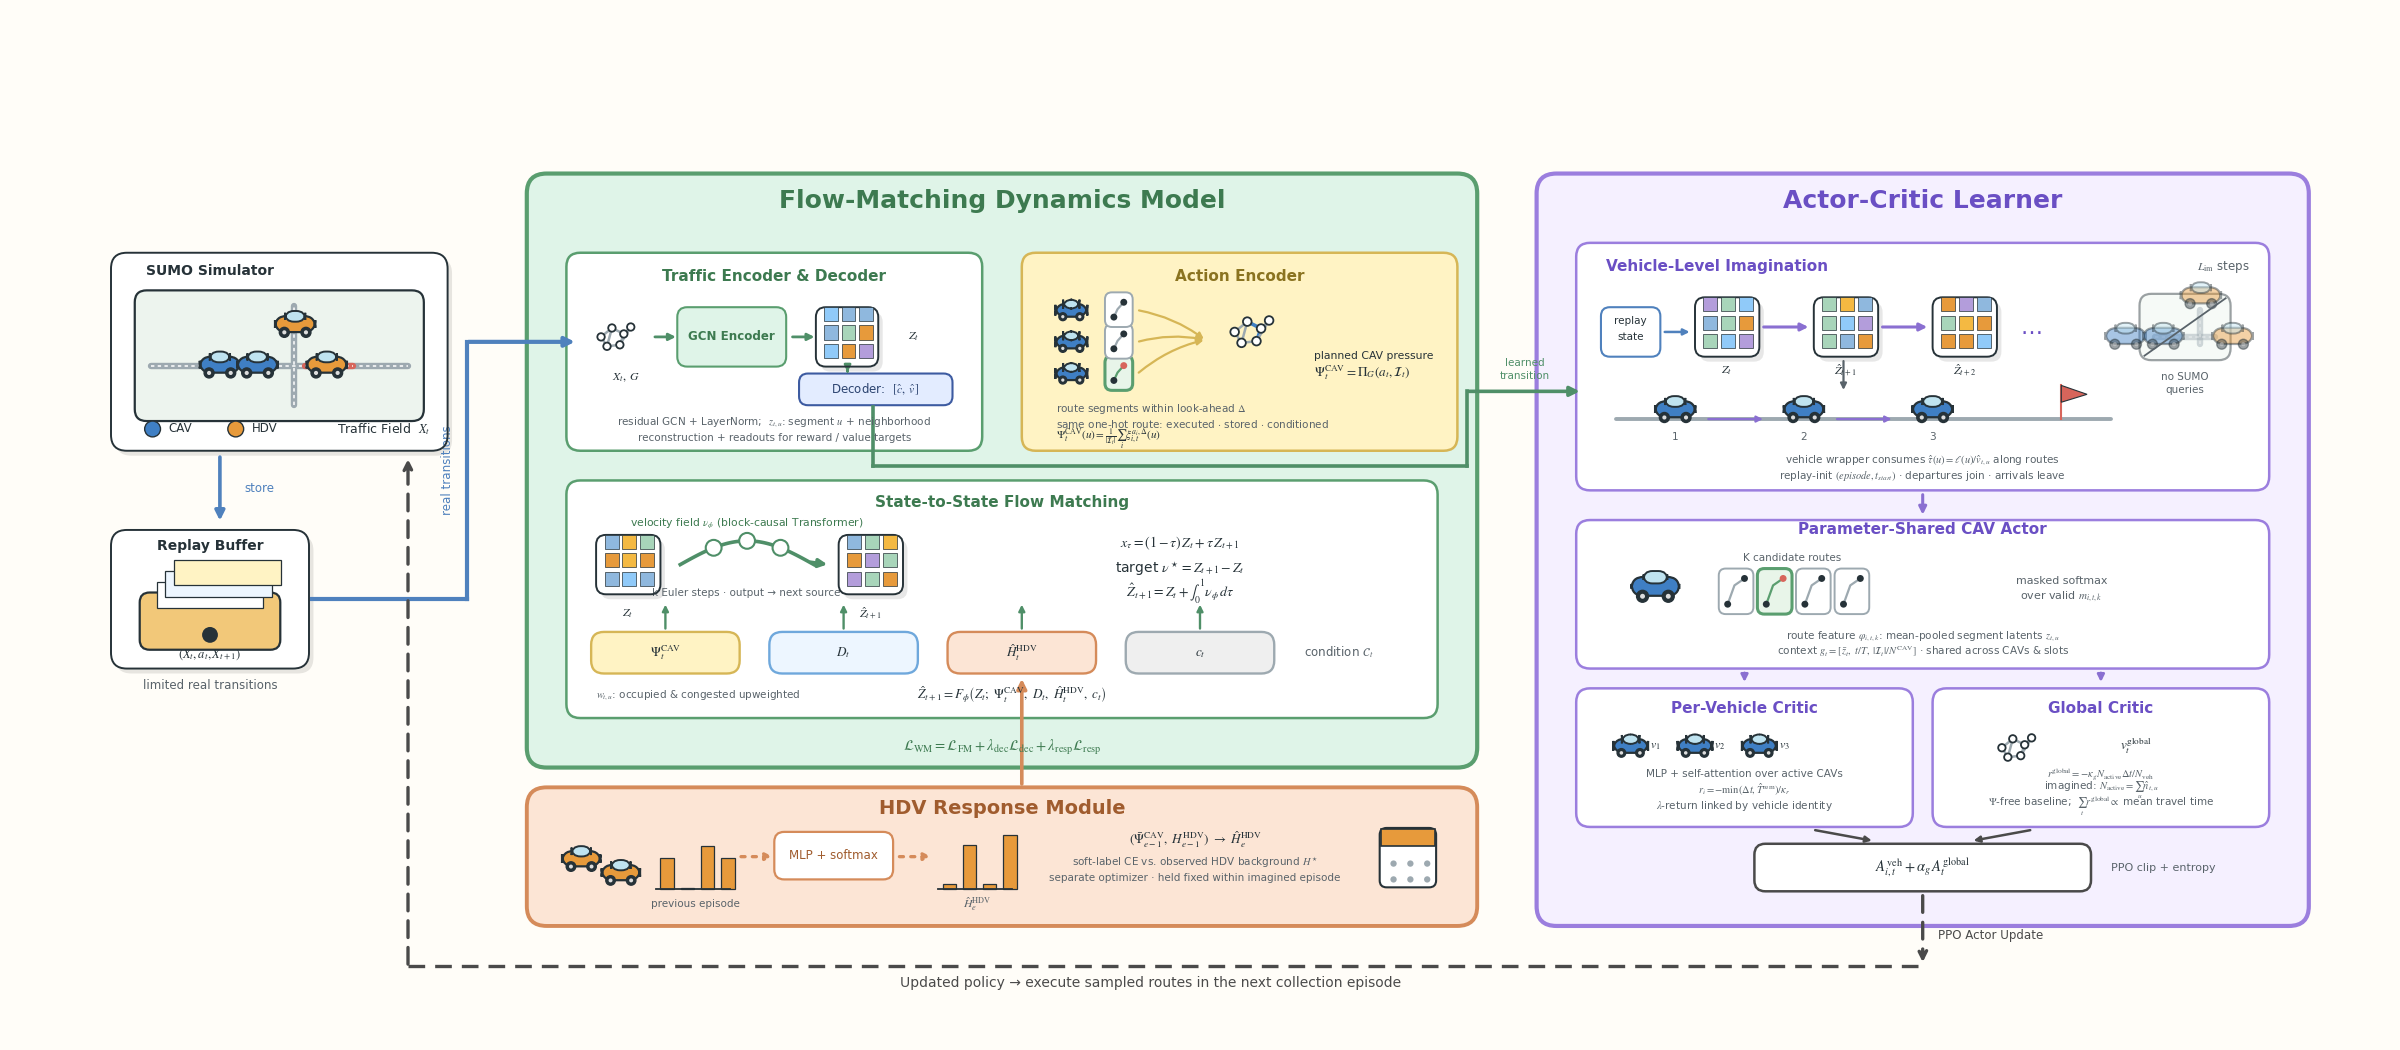

The Python source for this figure:
"""UrbanDreamer main framework figure — v5.

Same Method-aligned skeleton as v4, with per-module detail added:
- encoder: residual GCN + LayerNorm, neighborhood latents, decoder readouts
- action encoder: look-ahead window, action alignment note, pressure formula
- flow matching: target velocity, Euler integration, segment weights, C_t chips
- HDV module: soft-label CE, separate optimizer, fixed within episode
- imagination: replay init, travel-time readout, wrapper semantics
- actor: mean-pooled route features, context g_t, masking, sharing
- critics: reward definitions, lambda returns, global reward equivalence
- overall WM objective L_WM at the bottom of the dynamics module
"""
import matplotlib
matplotlib.use("Agg")
import matplotlib.pyplot as plt
from matplotlib.patches import FancyBboxPatch, Circle, Rectangle, FancyArrowPatch, Arc
import numpy as np

BG       = "#FFFDF8"
INK      = "#263238"
SUB      = "#59636A"
P2_BG, P2_BD = "#F5F0FF", "#9B7EDE"
ACT_BG, ACT_BD = "#FFF3C4", "#D6B656"
WM_BG,  WM_BD  = "#DFF4E8", "#5A9E6F"
HDV_BG, HDV_BD = "#FCE5D5", "#D58B5A"
CAV_C, HDV_C   = "#3F7FC4", "#E79A3B"
CONG,  ROAD    = "#D7655B", "#9DA9B0"
AR_REAL, AR_WM, AR_IM, AR_HDV, AR_UPD = "#4F81BD", "#4F8F68", "#8A6FD1", "#D58B5A", "#4A4A4A"

plt.rcParams["path.sketch"] = None
plt.rcParams["font.family"] = "DejaVu Sans"
plt.rcParams["mathtext.fontset"] = "stix"

fig, ax = plt.subplots(figsize=(24, 10.5), dpi=100)
fig.patch.set_facecolor(BG)
ax.set_facecolor(BG)
ax.set_xlim(0, 240); ax.set_ylim(0, 105)
ax.axis("off")

MODBIG, MOD, SUBT, LABEL, ANNOT, MICRO, MATH = 18, 14, 11, 10, 8.5, 7.5, 11

def text(x, y, s, size=LABEL, bold=False, color=INK, ha="center", va="center",
         z=8, rot=0):
    ax.text(x, y, s, fontsize=size, color=color, ha=ha, va=va, zorder=z,
            fontweight="bold" if bold else "normal", rotation=rot,
            linespacing=1.3)

def rbox(x, y, w, h, fc, ec, dashed=False, lw=2.6, z=2, rs=2.0, dash=(5, 3.6)):
    b = FancyBboxPatch((x, y), w, h,
                       boxstyle=f"round,pad=0,rounding_size={rs}",
                       fc=fc, ec=ec, lw=lw, zorder=z,
                       linestyle=(0, dash) if dashed else "solid")
    ax.add_patch(b)
    return b

def sticker_bg(x, y, w, h, z=4, rs=1.6):
    rbox(x+0.45, y-0.5, w, h, "#00000018", "none", z=z-1, rs=rs)
    rbox(x, y, w, h, "#FFFFFF", "none", z=z, rs=rs)
    rbox(x, y, w, h, "none", INK, lw=1.4, z=z+6, rs=rs)

def arrow(p1, p2, color=AR_WM, dashed=False, dotted=False, lw=2.4, rad=0.0,
          z=6, ms=14):
    ls = (0, (1.2, 2.2)) if dotted else ((0, (5, 3)) if dashed else "solid")
    a = FancyArrowPatch(p1, p2, arrowstyle="-|>", mutation_scale=ms,
                        color=color, lw=lw, zorder=z, linestyle=ls,
                        connectionstyle=f"arc3,rad={rad}", shrinkA=1, shrinkB=1)
    ax.add_patch(a)
    return a

def seg(p1, p2, color=AR_WM, dashed=False, lw=2.4, z=6):
    ax.plot([p1[0], p2[0]], [p1[1], p2[1]], color=color, lw=lw, zorder=z,
            linestyle=(0, (5, 3)) if dashed else "solid")

# ---------------- stickers ----------------
def car(x, y, s=1.0, color=CAV_C, z=6, faded=False):
    al = 0.45 if faded else 1.0
    kw = dict(zorder=z, alpha=al)
    ax.add_patch(FancyBboxPatch((x-4.6*s, y-1.7*s), 9.2*s, 3.4*s,
                 boxstyle="round,pad=0.1,rounding_size=1.2",
                 fc=color, ec=INK, lw=1.6, **kw))
    ax.add_patch(FancyBboxPatch((x-2.2*s, y+0.8*s), 4.4*s, 2.1*s,
                 boxstyle="round,pad=0.1,rounding_size=0.9",
                 fc="#BFE3F0", ec=INK, lw=1.4, **kw))
    for dx in (-2.6, 2.6):
        ax.add_patch(Circle((x+dx*s, y-2.0*s), 1.2*s, fc=INK, ec=INK, **kw))
        ax.add_patch(Circle((x+dx*s, y-2.0*s), 0.5*s, fc="#DDDDDD", **kw))

def route_card(x, y, w=3.4, h=4.4, selected=False, z=6):
    fc = "#E8F5E9" if selected else "#FFFFFF"
    ec = "#5A9E6F" if selected else "#9DA9B0"
    ax.add_patch(FancyBboxPatch((x, y), w, h, boxstyle="round,pad=0.1,rounding_size=0.7",
                 fc=fc, ec=ec, lw=2.2 if selected else 1.4, zorder=z))
    ax.plot([x+0.8, x+w*0.45, x+w-0.8], [y+0.9, y+h-1.6, y+h-0.9],
            color=ec, lw=1.6, zorder=z+1)
    ax.add_patch(Circle((x+0.8, y+0.9), 0.35, fc=INK, zorder=z+2))
    ax.add_patch(Circle((x+w-0.8, y+h-0.9), 0.35, fc=CONG if selected else INK, zorder=z+2))

def mini_graph(x, y, s=1.0, hl_edges=(), z=6, messages=False):
    pts = np.array([(0,0),(2.2,1.8),(4.6,0.6),(1.2,-1.9),(3.8,-1.6),(6.0,2.0)],
                   float) * s + (x, y)
    edges = [(0,1),(1,2),(0,3),(3,4),(2,4),(1,3),(2,5),(4,5)]
    for i, (a, b) in enumerate(edges):
        c = CAV_C if i in hl_edges else ROAD
        ax.plot([pts[a][0], pts[b][0]], [pts[a][1], pts[b][1]],
                color=c, lw=2.6 if i in hl_edges else 1.8, zorder=z)
    for px, py in pts:
        ax.add_patch(Circle((px, py), 0.75*s, fc="#FFFFFF", ec=INK, lw=1.3, zorder=z+2))
    if messages:
        for (a, b) in ((0,1),(3,1),(4,2)):
            mx, my = (pts[a]+pts[b])/2
            ax.add_patch(Circle((mx, my), 0.42*s, fc=WM_BD, ec="none", zorder=z+3))

def latent_card(x, y, w=6.5, h=6.0, z=6, seed=0):
    sticker_bg(x, y, w, h, z=z, rs=1.0)
    rng = np.random.RandomState(seed)
    cols = ["#8FB8DE", "#A8D5BA", "#F4B942", "#E79A3B", "#B39DDB", "#90CAF9"]
    gw, gh = w/4.6, h/4.2
    for i in range(3):
        for j in range(3):
            ax.add_patch(Rectangle((x+0.85+j*(gw+0.4), y+0.85+i*(gh+0.45)), gw, gh,
                         fc=cols[rng.randint(len(cols))], ec=INK, lw=0.5, zorder=z+7))

def file_tray(x, y, w=15, h=10, z=6):
    ax.add_patch(FancyBboxPatch((x-w/2, y-h/2), w, h*0.62,
                 boxstyle="round,pad=0.1,rounding_size=1.0",
                 fc="#F2C879", ec=INK, lw=1.6, zorder=z))
    for i, c in enumerate(("#FFFFFF", "#EDF6FF", "#FFF3C4")):
        ax.add_patch(Rectangle((x-w/2+1.6+i*0.9, y-0.4+i*1.15), w-3.2, 2.6,
                     fc=c, ec=INK, lw=0.9, zorder=z+1+i))
    ax.add_patch(Circle((x, y-h/2+1.4), 0.8, fc=INK, zorder=z+4))

def calendar(x, y, w=6, h=6, z=6):
    ax.add_patch(FancyBboxPatch((x-w/2, y-h/2), w, h,
                 boxstyle="round,pad=0.1,rounding_size=0.7",
                 fc="#FFFFFF", ec=INK, lw=1.5, zorder=z))
    ax.add_patch(Rectangle((x-w/2, y+h/2-1.7), w, 1.7, fc=HDV_C, ec=INK, lw=1.2, zorder=z+1))
    for i in range(2):
        for j in range(3):
            ax.add_patch(Circle((x-w/2+1.3+j*1.7, y-0.6-i*1.6), 0.32, fc=ROAD, zorder=z+2))

def bar_dist(x, y, w=9, h=5, color=HDV_C, z=6, seed=1):
    rng = np.random.RandomState(seed)
    hs = rng.dirichlet(np.ones(4)) * h * 2.6
    bw = w/5.2
    for i, hh in enumerate(hs):
        ax.add_patch(Rectangle((x+i*(bw+0.7), y), bw, hh, fc=color, ec=INK, lw=0.9, zorder=z))
    ax.plot([x-0.5, x+w], [y, y], color=INK, lw=1.3, zorder=z)

def road(x1, y1, x2, y2, color=ROAD, z=5, al=1.0):
    ax.plot([x1, x2], [y1, y2], color=color, lw=4.6, zorder=z,
            solid_capstyle="round", alpha=al)
    ax.plot([x1, x2], [y1, y2], color="#FFFFFF", lw=1.1, zorder=z+1,
            linestyle=(0, (2.2, 2.2)), alpha=al)

def city_map(x, y, w=20, h=13, z=6, faded=False, cong=True):
    al = 0.45 if faded else 1.0
    ax.add_patch(FancyBboxPatch((x-w/2, y-h/2), w, h,
                 boxstyle="round,pad=0.1,rounding_size=1.2",
                 fc="#EDF4EE", ec=INK, lw=1.6, zorder=z, alpha=al))
    road(x-w/2+1.5, y-1.0, x+w/2-1.5, y-1.0, z=z+1, al=al)
    road(x+1.5, y-h/2+1.5, x+1.5, y+h/2-1.5, z=z+1, al=al)
    if cong:
        road(x+2.6, y-1.0, x+7.4, y-1.0, color=CONG, z=z+2, al=al)
    car(x-6.0, y-0.9, s=0.42, color=CAV_C, z=z+3, faded=faded)
    car(x-2.2, y-0.9, s=0.42, color=CAV_C, z=z+3, faded=faded)
    car(x+4.8, y-0.9, s=0.42, color=HDV_C, z=z+3, faded=faded)
    car(x+1.6, y+3.2, s=0.42, color=HDV_C, z=z+3, faded=faded)

# =====================================================================
# LEFT — SUMO environment & replay
# =====================================================================
sticker_bg(10, 60, 34, 20, z=4)
city_map(27, 69.6, w=29, h=13, z=5)
text(13.5, 78.2, "SUMO Simulator", size=LABEL, bold=True, ha="left")
ax.add_patch(Circle((14.2, 62.2), 0.8, fc=CAV_C, ec=INK, lw=1.0, zorder=8))
text(15.8, 62.2, "CAV", size=ANNOT, ha="left")
ax.add_patch(Circle((22.6, 62.2), 0.8, fc=HDV_C, ec=INK, lw=1.0, zorder=8))
text(24.2, 62.2, "HDV", size=ANNOT, ha="left")
text(42.3, 62.2, r"Traffic Field  $X_t$", size=ANNOT+0.5, ha="right")

sticker_bg(10, 38, 20, 14, z=4)
file_tray(20, 44.5, w=14, h=9, z=6)
text(20, 50.4, "Replay Buffer", size=LABEL, bold=True)
text(20, 39.4, r"$(X_t, a_t, X_{t+1})$", size=ANNOT+0.5)
text(20, 36.3, "limited real transitions", size=ANNOT, color=SUB)

arrow((21, 59.5), (21, 52.8), color=AR_REAL, lw=2.6)
text(23.5, 56.2, "store", size=ANNOT, ha="left", color=AR_REAL)

# =====================================================================
# CENTER — Flow-Matching Dynamics Model (x 52..148, y 28..88)
# =====================================================================
rbox(52, 28, 96, 60, WM_BG, WM_BD, lw=3.0)
text(100, 85.2, "Flow-Matching Dynamics Model", size=MODBIG, bold=True, color="#3d7a50")

# ---- sub-block 1: Traffic Encoder & Decoder (x 56..98, y 60..80) ----
rbox(56, 60, 42, 20, "#FFFFFF", WM_BD, lw=1.8, z=3, rs=1.4)
text(77, 77.6, "Traffic Encoder & Decoder", size=SUBT, bold=True, color="#3d7a50")
mini_graph(59.5, 71.5, s=0.5, z=6)
text(62, 67.4, r"$X_t,\ G$", size=ANNOT)
arrow((64.8, 71.5), (67.2, 71.5), lw=2.0, ms=10)
rbox(67.2, 68.5, 11, 6, WM_BG, WM_BD, lw=1.5, z=5, rs=1.0)
text(72.7, 71.5, "GCN Encoder", size=ANNOT, bold=True, color="#3d7a50")
arrow((78.7, 71.5), (81.2, 71.5), lw=2.0, ms=10)
latent_card(81.2, 68.5, w=6.3, h=6.0, z=6, seed=1)
text(90.5, 71.5, r"$Z_t$", size=ANNOT, ha="left")
arrow((84.4, 68.2), (84.4, 67.8), lw=2.0, ms=9)
rbox(79.5, 64.6, 15.5, 3.2, "#E3ECFF", "#3D5BA1", lw=1.5, z=5, rs=0.9)
text(87.2, 66.2, r"Decoder:  $[\hat{c},\ \hat{v}]$", size=ANNOT, color="#2c4470")
text(77, 62.9, r"residual GCN + LayerNorm;  $z_{t,u}$: segment $u$ + neighborhood",
     size=MICRO, color=SUB)
text(77, 61.3, r"reconstruction + readouts for reward / value targets",
     size=MICRO, color=SUB)

# ---- sub-block 2: Action Encoder (x 102..146, y 60..80) ----
rbox(102, 60, 44, 20, ACT_BG, ACT_BD, lw=1.8, z=3, rs=1.4)
text(124, 77.6, "Action Encoder", size=SUBT, bold=True, color="#8a7320")
for k in range(3):
    yy = 67.8 + k*3.2
    car(107, yy, s=0.33, color=CAV_C, z=6)
    route_card(110.5, yy-1.6, w=2.6, h=3.3, selected=(k == 0), z=6)
    arrow((113.7, yy), (120.5, 71.2), color=ACT_BD, lw=1.6, rad=-0.12, ms=9)
mini_graph(123.5, 72.0, s=0.58, hl_edges=(1, 4), z=6)
text(131.5, 69.6, r"planned CAV pressure", size=MICRO+0.3, color=INK, ha="left")
text(131.5, 67.9, r"$\Psi_t^{\mathrm{CAV}} = \Pi_G(a_t, \mathcal{I}_t)$",
     size=MATH-1.5, ha="left")
text(105.5, 64.2, r"route segments within look-ahead $\Delta$",
     size=MICRO, color=SUB, ha="left")
text(105.5, 62.7, r"same one-hot route: executed $\cdot$ stored $\cdot$ conditioned",
     size=MICRO, color=SUB, ha="left")
text(105.5, 61.2, r"$\Psi_t^{\mathrm{CAV}}(u) = \frac{1}{|\mathcal{I}_t|}"
                  r"\sum_i \xi_{i,t}^{a_i,\Delta}(u)$",
     size=MICRO+0.5, color=INK, ha="left")

# ---- sub-block 3: State-to-State Flow Matching (x 56..146, y 33..57) ----
rbox(56, 33, 88, 24, "#FFFFFF", WM_BD, lw=1.8, z=3, rs=1.4)
text(100, 54.8, "State-to-State Flow Matching", size=SUBT, bold=True, color="#3d7a50")
latent_card(59, 45.5, w=6.5, h=6.0, z=6, seed=2)
text(62.2, 43.6, r"$Z_t$", size=ANNOT)
fx = np.linspace(67.5, 81, 60)
fy = 48.5 + 2.4*np.sin((fx-67.5)/13.5*np.pi)
ax.plot(fx, fy, color=AR_WM, lw=2.6, zorder=6)
arrow((fx[-3], fy[-3]), (82.5, 48.5), color=AR_WM, lw=2.6, ms=12)
for f in (0.25, 0.5, 0.75):
    xx = 67.5 + 13.5*f
    yy = 48.5 + 2.4*np.sin(f*np.pi)
    ax.add_patch(Circle((xx, yy), 0.8, fc="#FFFFFF", ec=AR_WM, lw=1.5, zorder=7))
text(74.2, 52.6, r"velocity field $\nu_\phi$ (block-causal Transformer)",
     size=MICRO+0.3, color="#3d7a50")
text(74.2, 45.6, "k Euler steps · output → next source", size=MICRO, color=SUB)
latent_card(83.5, 45.5, w=6.5, h=6.0, z=6, seed=7)
text(86.7, 43.6, r"$\hat{Z}_{t+1}$", size=ANNOT)
text(118, 50.6, r"$x_\tau = (1-\tau)\,Z_t + \tau\,Z_{t+1}$", size=MATH-1)
text(118, 48.2, r"target $\nu^\star = Z_{t+1} - Z_t$", size=MATH-1)
text(118, 45.8, r"$\hat{Z}_{t+1} = Z_t + \int_0^1 \nu_\phi\, d\tau$", size=MATH-1)

# condition chips
chips = [(66, r"$\Psi_t^{\mathrm{CAV}}$", ACT_BG, ACT_BD),
         (84, r"$D_t$", "#EDF6FF", "#6FA8DC"),
         (102, r"$\hat{H}_t^{\mathrm{HDV}}$", HDV_BG, HDV_BD),
         (120, r"$c_t$", "#EFEFEF", ROAD)]
for cx, lab, fc, ec in chips:
    rbox(cx-7.5, 37.5, 15, 4.2, fc, ec, lw=1.7, z=5, rs=1.3)
    text(cx, 39.6, lab, size=ANNOT+1)
    arrow((cx, 41.9), (cx, 44.6), color=AR_WM, lw=1.7, ms=9)
text(130.5, 39.6, r"condition $\mathcal{C}_t$", size=ANNOT, color=SUB, ha="left")
text(59, 35.3, r"$w_{t,u}$: occupied & congested upweighted",
     size=MICRO, color=SUB, ha="left")
text(101, 35.3, r"$\hat{Z}_{t+1} = F_\phi\left(Z_t;\ \Psi_t^{\mathrm{CAV}},\ D_t,\ "
                r"\hat{H}_t^{\mathrm{HDV}},\ c_t\right)$", size=MATH-1.5)

# overall WM objective
text(100, 30.0, r"$\mathcal{L}_{\mathrm{WM}} = \mathcal{L}_{\mathrm{FM}}"
                r" + \lambda_{\mathrm{dec}}\mathcal{L}_{\mathrm{dec}}"
                r" + \lambda_{\mathrm{resp}}\mathcal{L}_{\mathrm{resp}}$",
     size=MATH-0.5, color="#3d7a50")

# =====================================================================
# BELOW CENTER — HDV Response Module (x 52..148, y 12..26)
# =====================================================================
rbox(52, 12, 96, 14, HDV_BG, HDV_BD, lw=2.8)
text(100, 23.9, "HDV Response Module", size=MOD, bold=True, color="#a05c2e")
car(57.5, 18.8, s=0.4, color=HDV_C, z=6)
car(61.5, 17.4, s=0.4, color=HDV_C, z=6)
bar_dist(65.5, 15.7, w=7, h=4.2, seed=2)
text(69, 14.2, "previous episode", size=MICRO, color=SUB)
arrow((73.5, 19.0), (77, 19.0), color=AR_HDV, dotted=True, lw=2.4, ms=10)
rbox(77, 16.7, 12, 4.8, "#FFFFFF", HDV_BD, lw=1.6, z=5, rs=1.0)
text(83, 19.1, "MLP + softmax", size=ANNOT, color="#a05c2e")
arrow((89.5, 19.0), (93, 19.0), color=AR_HDV, dotted=True, lw=2.4, ms=10)
bar_dist(94, 15.7, w=7, h=4.2, seed=5)
text(97.5, 14.2, r"$\hat{H}_e^{\mathrm{HDV}}$", size=ANNOT, color=SUB)
text(119.5, 20.7, r"$(\bar{\Psi}_{e-1}^{\mathrm{CAV}},\ H_{e-1}^{\mathrm{HDV}})"
                  r"\ \rightarrow\ \hat{H}_e^{\mathrm{HDV}}$", size=MATH-1.5)
text(119.5, 18.4, r"soft-label CE vs. observed HDV background $H^\star$",
     size=MICRO, color=SUB)
text(119.5, 16.8, r"separate optimizer · held fixed within imagined episode",
     size=MICRO, color=SUB)
calendar(141, 18.9, w=5.5, h=5.8, z=6)
# HDV module -> condition chip
arrow((102, 26.2), (102, 37.1), color=AR_HDV, lw=2.6)

# =====================================================================
# RIGHT — Actor-Critic Learner (x 154..232, y 12..88)
# =====================================================================
rbox(154, 12, 78, 76, P2_BG, P2_BD, lw=3.0)
text(193, 85.2, "Actor-Critic Learner", size=MODBIG, bold=True, color="#6a4fc4")

# ---- Vehicle-Level Imagination (x 158..228, y 56..81) ----
rbox(158, 56, 70, 25, "#FFFFFF", P2_BD, lw=1.8, z=3, rs=1.4)
text(161, 78.6, "Vehicle-Level Imagination", size=SUBT, bold=True, color="#6a4fc4", ha="left")
text(226, 78.6, r"$L_{\mathrm{im}}$ steps", size=ANNOT, color=SUB, ha="right")
rbox(160.5, 69.5, 6, 5, "#FFFFFF", AR_REAL, lw=1.5, z=5, rs=0.9)
text(163.5, 73.1, "replay", size=MICRO)
text(163.5, 71.5, "state", size=MICRO)
arrow((166.8, 72), (169.6, 72), color=AR_REAL, lw=1.8, ms=9)
xs_snap = (170, 182, 194)
labs = (r"$Z_t$", r"$\hat{Z}_{t+1}$", r"$\hat{Z}_{t+2}$")
for i, (xx, lab) in enumerate(zip(xs_snap, labs)):
    latent_card(xx, 69.5, w=6.5, h=6.0, z=6, seed=10+i)
    text(xx+3.2, 68.1, lab, size=ANNOT)
    if i < 2:
        arrow((xx+6.8, 72.5), (xx+11.6, 72.5), color=AR_IM, lw=2.2, ms=11)
text(204, 72.5, "…", size=16, color="#6a4fc4")
city_map(219.5, 72.5, w=9, h=6.5, z=5, faded=True, cong=False)
ax.plot([215.4, 223.6], [69.6, 75.4], color=SUB, lw=1.3, zorder=9)
text(219.5, 67.4, "no SUMO", size=MICRO, color=SUB)
text(219.5, 66.1, "queries", size=MICRO, color=SUB)
# wrapper lane
ax.plot([162, 212], [63.2, 63.2], color=ROAD, lw=2.8, zorder=6, solid_capstyle="round")
for xx, cid in ((168, "1"), (181, "2"), (194, "3")):
    car(xx, 64.2, s=0.42, color=CAV_C, z=7)
    text(xx, 61.4, cid, size=MICRO, color=SUB)
    if xx < 190:
        arrow((xx+3.2, 63.2), (xx+9.0, 63.2), color=AR_IM, lw=1.6, ms=9)
ax.plot([207, 207], [63.2, 66.6], color=CONG, lw=1.5, zorder=7)
ax.add_patch(plt.Polygon([(207, 66.6), (207, 64.9), (209.6, 65.7)],
             fc=CONG, ec=INK, lw=0.8, zorder=7))
arrow((185, 69.2), (185, 66.0), color=SUB, lw=1.6, ms=9)
text(193, 59.0, r"vehicle wrapper consumes $\hat\tau(u) = \ell(u)/\hat v_{t,u}$ along routes",
     size=MICRO, color=SUB)
text(193, 57.4, r"replay-init $(episode, t_{start})$ · departures join · arrivals leave",
     size=MICRO, color=SUB)

# ---- Parameter-Shared CAV Actor (x 158..228, y 38..54) ----
rbox(158, 38, 70, 15, "#FFFFFF", P2_BD, lw=1.8, z=3, rs=1.4)
text(193, 52.0, "Parameter-Shared CAV Actor", size=SUBT, bold=True, color="#6a4fc4")
car(166, 46.3, s=0.5, color=CAV_C, z=7)
for i in range(4):
    route_card(172.5+i*3.9, 43.6, w=3.3, selected=(i == 1), z=7)
text(179.8, 49.2, "K candidate routes", size=MICRO, color=SUB)
text(207, 46.8, "masked softmax", size=MICRO+0.5, color=SUB)
text(207, 45.3, r"over valid $m_{i,t,k}$", size=MICRO+0.5, color=SUB)
text(193, 41.3, r"route feature $\varphi_{i,t,k}$: mean-pooled segment latents $z_{t,u}$",
     size=MICRO, color=SUB)
text(193, 39.7, r"context $g_t = [\bar z_t,\ t/T,\ |\mathcal{I}_t|/N^{\mathrm{CAV}}]$"
                r" · shared across CAVs & slots", size=MICRO, color=SUB)
arrow((193, 55.7), (193, 53.4), color=AR_IM, lw=2.2, ms=11)

# ---- critics ----
rbox(158, 22, 34, 14, "#FFFFFF", P2_BD, lw=1.8, z=3, rs=1.4)
text(175, 34.0, "Per-Vehicle Critic", size=SUBT, bold=True, color="#6a4fc4")
for i, xx in enumerate((163.5, 170, 176.5)):
    car(xx, 30.2, s=0.36, color=CAV_C, z=7)
    text(xx+2.5, 30.2, f"$v_{i+1}$", size=ANNOT)
text(175, 27.3, "MLP + self-attention over active CAVs", size=MICRO, color=SUB)
text(175, 25.7, r"$r_i = -\min(\Delta t, \hat T^{\mathrm{rem}})/\kappa_r$", size=MICRO, color=SUB)
text(175, 24.1, r"$\lambda$-return linked by vehicle identity", size=MICRO, color=SUB)

rbox(194, 22, 34, 14, "#FFFFFF", P2_BD, lw=1.8, z=3, rs=1.4)
text(211, 34.0, "Global Critic", size=SUBT, bold=True, color="#6a4fc4")
mini_graph(201, 30.0, s=0.5, z=7)
text(214.5, 30.2, r"$v^{\mathrm{global}}_t$", size=ANNOT+1)
text(211, 27.3, r"$r^{\mathrm{global}} = -\kappa_g N_{\mathrm{active}}\Delta t / N_{\mathrm{veh}}$",
     size=MICRO, color=SUB)
text(211, 25.7, r"imagined: $N_{\mathrm{active}} = \sum_u \hat n_{t,u}$", size=MICRO, color=SUB)
text(211, 24.1, r"$\Psi$-free baseline;  $\sum_t r^{\mathrm{global}} \propto$ mean travel time",
     size=MICRO, color=SUB)

arrow((175, 37.7), (175, 36.5), color=AR_IM, lw=2.0, ms=10)
arrow((211, 37.7), (211, 36.5), color=AR_IM, lw=2.0, ms=10)

# ---- advantage node ----
rbox(176, 15.5, 34, 4.8, "#FFFFFF", AR_UPD, lw=1.8, z=5, rs=1.1)
text(193, 17.9, r"$A^{\mathrm{veh}}_{i,t} + \alpha_g\, A^{\mathrm{global}}_t$",
     size=MATH-0.5)
text(212, 17.9, "PPO clip + entropy", size=MICRO+0.5, color=SUB, ha="left")
arrow((182, 21.7), (188, 20.6), color=AR_UPD, lw=1.8, ms=9)
arrow((204, 21.7), (198, 20.6), color=AR_UPD, lw=1.8, ms=9)

# =====================================================================
# cross-module connectors
# =====================================================================
# replay -> WM (real transitions bus)
seg((30.3, 45), (46, 45), color=AR_REAL, lw=3.0)
seg((46, 45), (46, 71), color=AR_REAL, lw=3.0)
arrow((46, 71), (57, 71), color=AR_REAL, lw=3.0)
text(44.0, 58, r"real transitions", size=ANNOT, color=AR_REAL, rot=90, ha="center")

# WM -> imagination (learned transition + decoder readouts)
seg((87, 64.4), (87, 58.5), color=AR_WM, lw=2.6)
seg((87, 58.5), (147, 58.5), color=AR_WM, lw=2.6)
seg((147, 58.5), (147, 66), color=AR_WM, lw=2.6)
arrow((147, 66), (158.5, 66), color=AR_WM, lw=2.6)
text(152.8, 68.9, "learned", size=MICRO, color=AR_WM)
text(152.8, 67.6, "transition", size=MICRO, color=AR_WM)

# PPO update -> bottom return -> execute in SUMO
arrow((193, 15.2), (193, 8.2), color=AR_UPD, dashed=True, lw=2.4)
seg((40, 8), (193, 8), color=AR_UPD, dashed=True, lw=2.4)
arrow((40, 8), (40, 59.3), color=AR_UPD, dashed=True, lw=2.4)
text(194.5, 11.0, "PPO Actor Update", size=ANNOT, ha="left", color=AR_UPD)
text(115, 6.2, "Updated policy → execute sampled routes in the next collection episode",
     size=LABEL, color=AR_UPD)

plt.subplots_adjust(left=0.005, right=0.995, top=0.995, bottom=0.005)
out = "figure/main_figure_v5.png"
plt.savefig(out, facecolor=BG)
print("saved", out)
